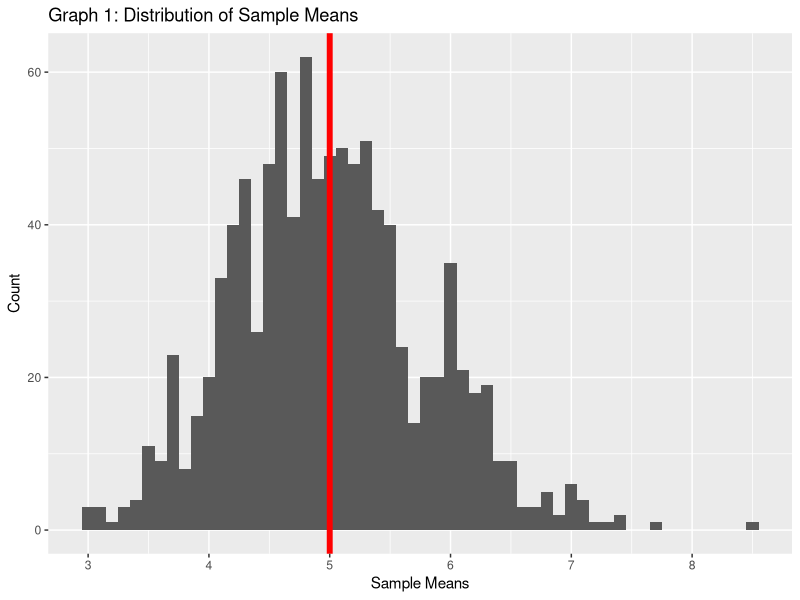
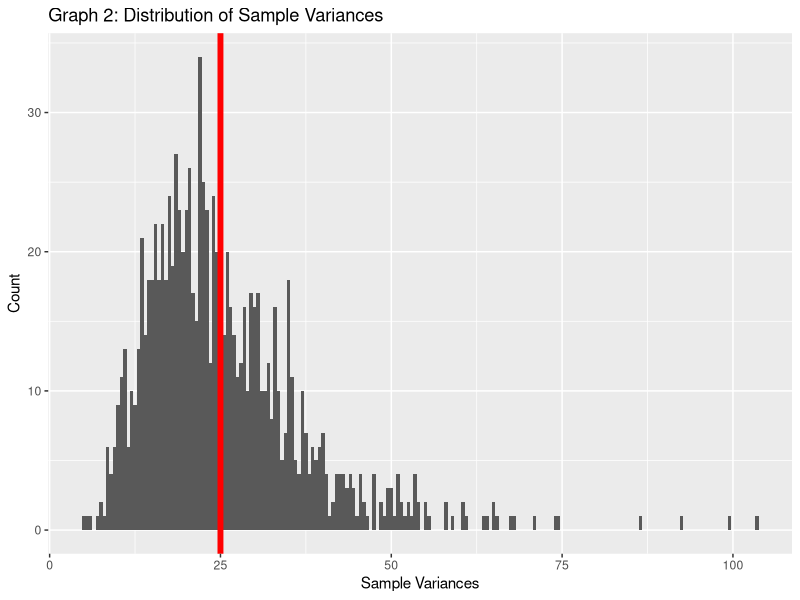
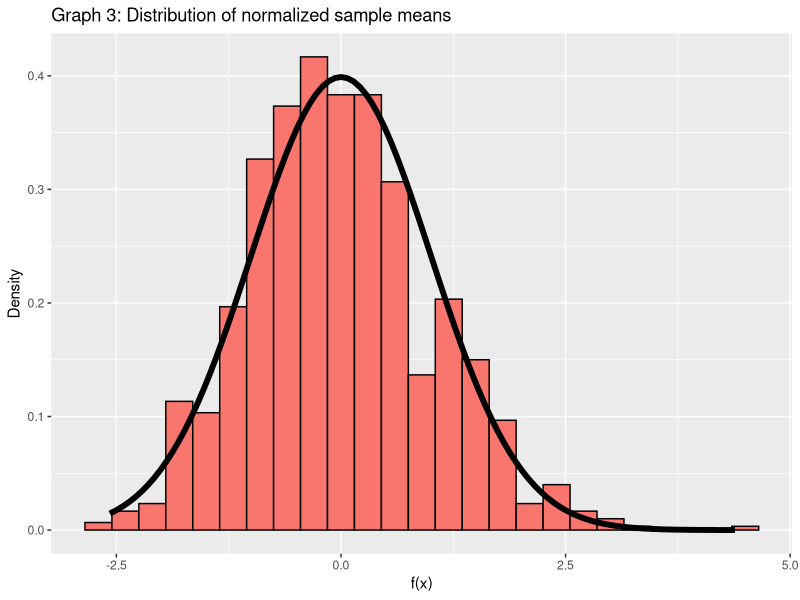

Generate these figures, in order, with R:
## ---- chunk 1
set.seed(100)
sim.runs <- 1000
lambda<- 0.2

cfunc <- function(x, n) sqrt(n) * (mean(x) - 1 / lambda) / (1 / lambda)
randvars <- matrix(rexp(sim.runs * 40, lambda), sim.runs)
dat <- data.frame(x = c(apply(randvars, 1, cfunc, 40)),
                  samplemeans = apply(randvars, 1, mean),
                  samplevar = apply(randvars, 1, var),
                  size = factor(rep(c(40), rep(sim.runs, 1))))
## ---- chunk 2
suppressMessages(require("ggplot2"))
## ---- chunk 3
g1 <- ggplot(dat, aes(x = samplemeans)) +
        geom_histogram(binwidth = 0.1) +
        labs(title = "Graph 1: Distribution of Sample Means",
             x = "Sample Means",
             y = "Count") +
        geom_vline(xintercept = 1 / lambda, colour = "red", size = 2)
print(g1)
## ---- chunk 4
g2 <- ggplot(dat, aes(x = samplevar)) +
        geom_histogram(binwidth = 0.5) +
        labs(title = "Graph 2: Distribution of Sample Variances",
             x = "Sample Variances",
             y = "Count") +
        geom_vline(xintercept = (1 / lambda)^2, color = "red", size = 2)
print(g2)
## ---- chunk 5
g3 <- ggplot(dat, aes(x = x, fill = size)) +
        geom_histogram(binwidth = .3, colour = "black", aes(y = ..density..)) +
        stat_function(fun = dnorm, size = 2) +
        labs(title = "Graph 3: Distribution of normalized sample means",
             x = "f(x)",
             y = "Density") +
        theme(legend.position = "none")
print(g3)
